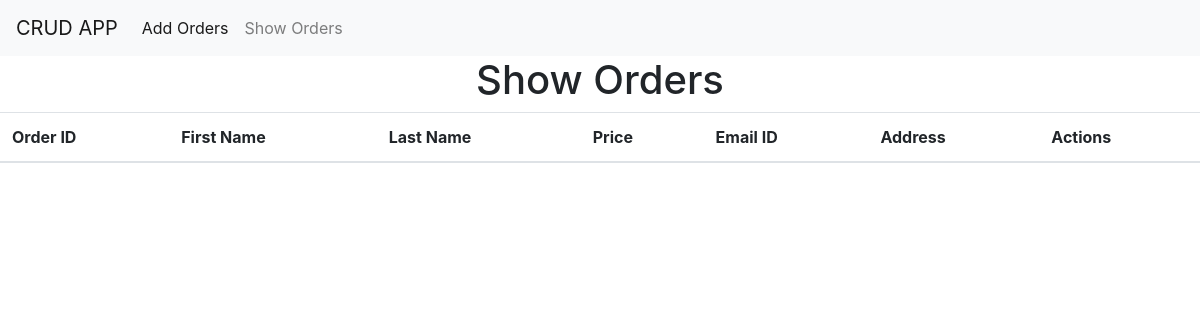
Before: /sv/ with the older database file.
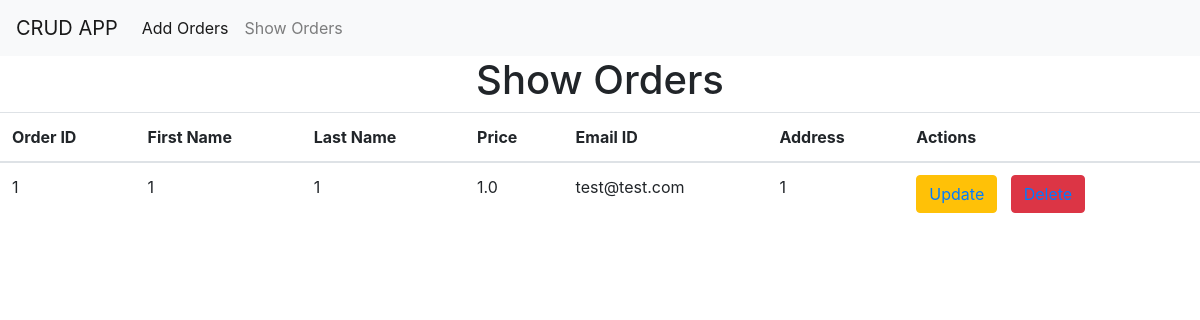
After: the same page with the newer database file.
### crudapp/models.py (models this page shows)
class Orders(models.Model):
    oid = models.IntegerField(primary_key=True)
    fname = models.CharField(max_length=20)
    lname = models.CharField(max_length=20)
    price = models.FloatField()
    mail = models.EmailField()
    addr = models.CharField(max_length=50)

### crudapp/views.py (the view)
# urls.py: path('sv/', views.showView, name='show_url'),
def showView(request):
    obj = Orders.objects.all()
    template_name = 'show.html'
    context = {'obj': obj}
    return render(request, template_name, context)

### crudapp/templates/show.html (shortened to what this page needs)
{% extends 'layout.html' %}
{% block content %}
<center><h1>Show Orders</h1></center>
<table class="table">
   <thead>
     <tr>
       <th scope="col">Order ID</th>
       <th scope="col">First Name</th>
       <th scope="col">Last Name</th>
       <th scope="col">Price</th>
       <th scope="col">Email ID</th>
       <th scope="col">Address</th>
       <th scope="col">Actions</th>
     </tr>
   </thead>
   <tbody>
    {% for i in obj %}
      <tr>
        <td>{{i.oid}}</td>
        <td>{{i.fname}}</td>
        <td>{{i.lname}}</td>
        <td>{{i.price}}</td>
        <td>{{i.mail}}</td>
        <td>{{i.addr}}</td>
        <td>
            <button class="btn btn-warning"><a href="{% url 'update_url' i.oid %}">Update</a></button>&nbsp;&nbsp;
            <button class="btn btn-danger"><a href="{% url 'delete_url' i.oid %}">Delete</a></button>
        </td>
      </tr>
    {% endfor %}
    </tbody>
  </table>
 {% endblock %}

### crudapp/templates/layout.html (shortened to what this page needs)
<!DOCTYPE html>
<html>
<head>
   <link rel="stylesheet" href="https://cdn.jsdelivr.net/npm/bootstrap@4.0.0/dist/css/bootstrap.min.css">
</head>
<body>
   <nav class="navbar navbar-expand-lg navbar-light bg-light">
       <a class="navbar-brand" href="#">CRUD APP</a>
       <div class="collapse navbar-collapse" id="navbarSupportedContent">
         <ul class="navbar-nav mr-auto">
           <li class="nav-item active">
             <a class="nav-link" href="{% url 'order_url' %}">Add Orders<span class="sr-only">(current)</span></a>
           </li>
           <li class="nav-item">
             <a class="nav-link" href="{% url 'show_url' %}">Show Orders</a>
           </li>
         </ul>
       </div>
     </nav>
   {% block content %}
   {% endblock %}
</body>
</html>

Changed rows visible on the page:
added Orders: oid "1", fname "1", lname "1", price "1.0", mail "test@test.com", addr "1"
